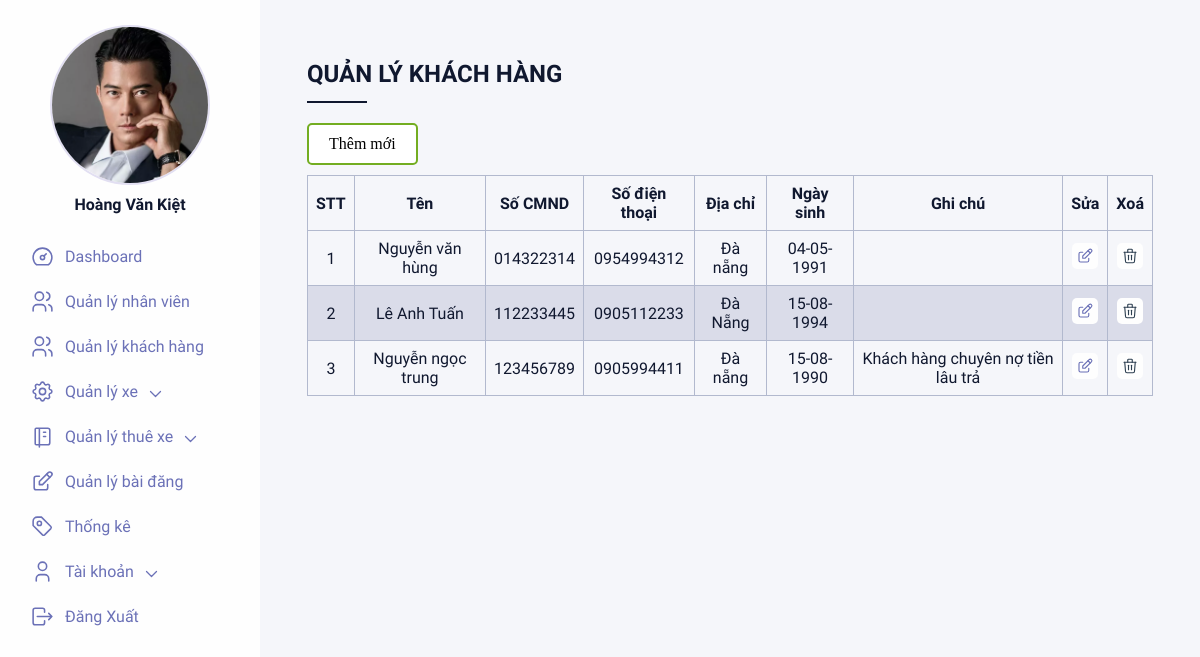
/Admin/show_customer.php (signed in), run on the app's committed database.
### tables this page shows
CREATE TABLE `customers` (
  `Id` int(11) NOT NULL,
  `CustomerName` varchar(100) NOT NULL,
  `CustomerPhone` varchar(10) NOT NULL,
  `IdentityCard` varchar(9) NOT NULL,
  `Address` text NOT NULL,
  `Birthday` date NOT NULL,
  `Notes` text
);

### Admin/show_customer.php (the view, shortened to what this page needs)
<?php
require('connectDb.php');
$cuss = $conn->query("select * from customers order by Id desc")->fetchAll();
?>
<!DOCTYPE html>
<html lang="en">
<head>
    <link rel="stylesheet" href="css/main.css">
</head>
<body>
    <div class="wrapper">
        <div class="container">
            <div class="dashboard">
                <div class="left">
                    <div class="left__content">
                        <?php include('leftmenu.php'); ?>
                    </div>
                </div>
                <div class="right">
                    <div class="right__content">
                        <div class="right__title">Quản lý khách hàng</div>
                        <a href="insert_customer.php" class="lienket">
                            Thêm mới
                        </a>
                        <div class="right__table">
                            <div class="right__tableWrapper">
                                <table>
                                    <thead>
                                        <tr>
                                            <th>STT</th>
                                            <th>Tên</th>
                                            <th>Số CMND</th>
                                            <th>Số điện thoại</th>
                                            <th>Địa chỉ</th>
                                            <th>Ngày sinh</th>
                                            <th>Ghi chú</th>
                                            <th>Sửa</th>
                                            <th>Xoá</th>
                                        </tr>
                                    </thead>
                                    <tbody>
                                        <?php for ($i = 0; $i < count($cuss); $i++) { ?>
                                            <tr>
                                                <td data-label="STT"><?php echo $i + 1 ?></td>
                                                <td data-label="Tên"><?php echo $cuss[$i]['CustomerName'] ?></td>
                                                <td data-label="Số CMND"><?php echo $cuss[$i]['IdentityCard'] ?></td>
                                                <td data-label="Số điện thoại"><?php echo $cuss[$i]['CustomerPhone'] ?></td>
                                                <td data-label="Địa chỉ"><?php echo $cuss[$i]['Address'] ?></td>
                                                <td data-label="Ngày sinh"><?php echo date("d-m-Y", strtotime($cuss[$i]['Birthday'])) ?></td>
                                                <td data-label="Ghi chú"><?php echo $cuss[$i]['Notes'] ?></td>
                                                <td data-label="Sửa" class="right__iconTable"><a href="update_customer.php?Id=<?php echo $cuss[$i]['Id'] ?>"><img src="assets/icon-edit.svg" alt=""></a></td>
                                                <td data-label="Xoá" class="right__iconTable"><a onclick="return confirm('Bạn chắc chắn muốn xóa khách hàng <?php echo $cuss[$i]['CustomerName'] ?> ?')" href="delete.php?id=<?php echo $cuss[$i]['Id'] ?>&type=customer"><img src="assets/icon-trash-black.svg" alt=""></a></td>
                                            </tr>
                                        <?php } ?>
                                    </tbody>
                                </table>
                            </div>
                        </div>
                    </div>
                </div>
            </div>
        </div>
    </div>
</body>
</html>

### Admin/css/main.css (style rules this page uses)
* { margin: 0; padding: 0; list-style: none; border: 0; -webkit-tap-highlight-color: transparent; text-decoration: none; color: inherit; box-sizing: border-box; }
body { font-family: "Muli", sans-serif; background-color: #e2dff2; }
.wrapper { display: grid; grid-template-columns: 1fr; justify-content: center; align-items: center; height: 100vh; box-sizing: border-box; }
.wrapper .container { width: 100%; max-width: 1440px; height: 100%; margin: 0 auto; transition: all 0.4s ease; overflow: hidden; }
.dashboard { display: flex; background: #f5f6fa; height: 100%; width: 100%; }
.left { background: #fefefe; width: 100%; max-width: 260px; display: flex; justify-content: flex-start; align-items: center; flex-direction: column; transition: all 0.6s 0.2s ease; z-index: 2; overflow-y: scroll; }
.left__content { width: calc(260px - 40px); padding-top: 25px; padding-bottom: 10px; }
.right { width: 100%; height: 100%; overflow-y: scroll; }
.right__content { padding: 60px 5%; }
.right__title { color: #10182f; font-size: 24px; font-weight: bold; text-transform: uppercase; position: relative; padding-bottom: 15px; margin-bottom: 20px; }
.right__title:before { content: ""; position: absolute; width: 60px; height: 2px; background-color: #10182f; bottom: 0; }
.right table { border-collapse: collapse; width: 100%; margin-bottom: 10px; }
.right table td, .right table th { border: 1px solid #b2b9ce; text-align: left; padding: 8px; color: #10182f; }
.right table tr:nth-child(even) { background-color: #dadce9; }
.right table th { text-align: center; }
.right table td { text-align: center; }
.right table td img { width: 60px; border-radius: 2px; }
.right__iconTable { text-align: center !important; }
.right__iconTable img { width: 26px !important; height: 26px; padding: 4px; transition: all 0.2s ease; background-color: #fefefe; border-radius: 5px !important; }

### Admin/show_customer.php (style rules this page uses)
.lienket { background-color: white; color: black; border: 2px solid #73AD21; border-radius: 5px; padding: 10px 20px; text-align: center; text-decoration: none; display: inline-block; font-size: 16px; font-family: "Lucida Sans Unicode"; margin-bottom: 10px; }

### data on the page
customers: CustomerName "Nguyễn văn hùng", IdentityCard "014322314", CustomerPhone "0954994312", Address "Đà nẵng", Birthday "04-05-1991"
customers: CustomerName "Lê Anh Tuấn", IdentityCard "112233445", CustomerPhone "0905112233", Address "Đà Nẵng", Birthday "15-08-1994"
customers: CustomerName "Nguyễn ngọc trung", IdentityCard "123456789", CustomerPhone "0905994411", Address "Đà nẵng", Birthday "15-08-1990", Notes "Khách hàng chuyên nợ tiền lâu trả"

### other printed values
$_SESSION['user']['FullName'] "Hoàng Văn Kiệt"
